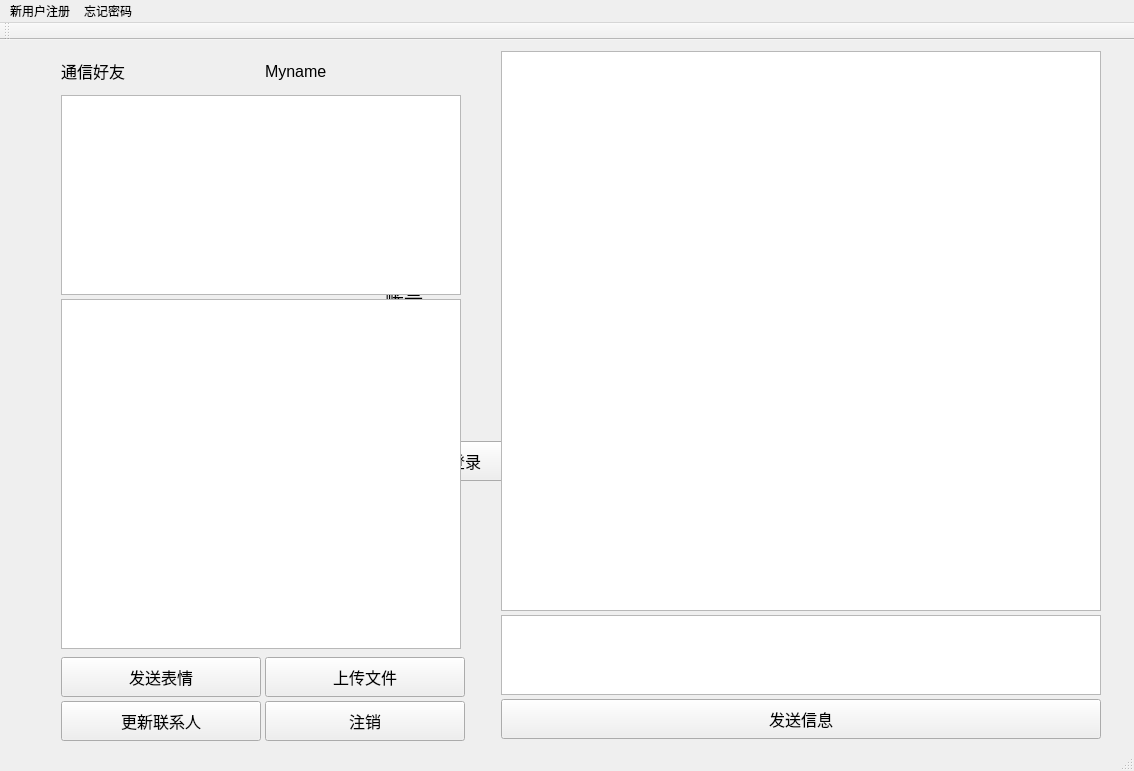
<?xml version="1.0" encoding="UTF-8"?>
<ui version="4.0">
 <class>MainWindow</class>
 <widget class="QMainWindow" name="MainWindow">
  <property name="geometry">
   <rect>
    <x>0</x>
    <y>0</y>
    <width>1134</width>
    <height>771</height>
   </rect>
  </property>
  <property name="windowTitle">
   <string>MainWindow</string>
  </property>
  <widget class="QWidget" name="centralWidget">
   <widget class="QPushButton" name="btn_send">
    <property name="geometry">
     <rect>
      <x>501</x>
      <y>659</y>
      <width>600</width>
      <height>40</height>
     </rect>
    </property>
    <property name="minimumSize">
     <size>
      <width>600</width>
      <height>40</height>
     </size>
    </property>
    <property name="maximumSize">
     <size>
      <width>240</width>
      <height>40</height>
     </size>
    </property>
    <property name="font">
     <font>
      <pointsize>12</pointsize>
     </font>
    </property>
    <property name="text">
     <string>发送信息</string>
    </property>
   </widget>
   <widget class="QPushButton" name="btn_file">
    <property name="geometry">
     <rect>
      <x>265</x>
      <y>617</y>
      <width>200</width>
      <height>40</height>
     </rect>
    </property>
    <property name="minimumSize">
     <size>
      <width>200</width>
      <height>40</height>
     </size>
    </property>
    <property name="maximumSize">
     <size>
      <width>200</width>
      <height>40</height>
     </size>
    </property>
    <property name="font">
     <font>
      <pointsize>12</pointsize>
     </font>
    </property>
    <property name="text">
     <string>上传文件</string>
    </property>
   </widget>
   <widget class="QPushButton" name="btn_off">
    <property name="geometry">
     <rect>
      <x>265</x>
      <y>661</y>
      <width>200</width>
      <height>40</height>
     </rect>
    </property>
    <property name="minimumSize">
     <size>
      <width>200</width>
      <height>40</height>
     </size>
    </property>
    <property name="maximumSize">
     <size>
      <width>100</width>
      <height>40</height>
     </size>
    </property>
    <property name="font">
     <font>
      <pointsize>12</pointsize>
     </font>
    </property>
    <property name="text">
     <string>注销</string>
    </property>
   </widget>
   <widget class="QLabel" name="label_friend">
    <property name="geometry">
     <rect>
      <x>61</x>
      <y>11</y>
      <width>200</width>
      <height>40</height>
     </rect>
    </property>
    <property name="minimumSize">
     <size>
      <width>200</width>
      <height>40</height>
     </size>
    </property>
    <property name="maximumSize">
     <size>
      <width>200</width>
      <height>40</height>
     </size>
    </property>
    <property name="font">
     <font>
      <pointsize>12</pointsize>
     </font>
    </property>
    <property name="text">
     <string>通信好友</string>
    </property>
   </widget>
   <widget class="QLabel" name="label_myname">
    <property name="geometry">
     <rect>
      <x>265</x>
      <y>11</y>
      <width>200</width>
      <height>40</height>
     </rect>
    </property>
    <property name="minimumSize">
     <size>
      <width>200</width>
      <height>40</height>
     </size>
    </property>
    <property name="maximumSize">
     <size>
      <width>200</width>
      <height>40</height>
     </size>
    </property>
    <property name="font">
     <font>
      <pointsize>12</pointsize>
     </font>
    </property>
    <property name="text">
     <string>Myname</string>
    </property>
   </widget>
   <widget class="QListWidget" name="list_friend">
    <property name="geometry">
     <rect>
      <x>61</x>
      <y>259</y>
      <width>400</width>
      <height>350</height>
     </rect>
    </property>
    <property name="minimumSize">
     <size>
      <width>400</width>
      <height>350</height>
     </size>
    </property>
    <property name="maximumSize">
     <size>
      <width>200</width>
      <height>160</height>
     </size>
    </property>
    <property name="font">
     <font>
      <pointsize>12</pointsize>
     </font>
    </property>
   </widget>
   <widget class="QPushButton" name="btn_getfriend">
    <property name="geometry">
     <rect>
      <x>61</x>
      <y>661</y>
      <width>200</width>
      <height>40</height>
     </rect>
    </property>
    <property name="minimumSize">
     <size>
      <width>200</width>
      <height>40</height>
     </size>
    </property>
    <property name="maximumSize">
     <size>
      <width>100</width>
      <height>40</height>
     </size>
    </property>
    <property name="font">
     <font>
      <pointsize>12</pointsize>
     </font>
    </property>
    <property name="text">
     <string>更新联系人</string>
    </property>
   </widget>
   <widget class="QTextEdit" name="file_show">
    <property name="geometry">
     <rect>
      <x>61</x>
      <y>55</y>
      <width>400</width>
      <height>200</height>
     </rect>
    </property>
    <property name="minimumSize">
     <size>
      <width>400</width>
      <height>200</height>
     </size>
    </property>
    <property name="maximumSize">
     <size>
      <width>100</width>
      <height>120</height>
     </size>
    </property>
    <property name="font">
     <font>
      <pointsize>12</pointsize>
     </font>
    </property>
   </widget>
   <widget class="QTextEdit" name="text_send">
    <property name="geometry">
     <rect>
      <x>501</x>
      <y>575</y>
      <width>600</width>
      <height>80</height>
     </rect>
    </property>
    <property name="minimumSize">
     <size>
      <width>600</width>
      <height>80</height>
     </size>
    </property>
    <property name="maximumSize">
     <size>
      <width>600</width>
      <height>80</height>
     </size>
    </property>
    <property name="font">
     <font>
      <pointsize>12</pointsize>
     </font>
    </property>
   </widget>
   <widget class="QPushButton" name="btn_img">
    <property name="geometry">
     <rect>
      <x>61</x>
      <y>617</y>
      <width>200</width>
      <height>40</height>
     </rect>
    </property>
    <property name="minimumSize">
     <size>
      <width>200</width>
      <height>40</height>
     </size>
    </property>
    <property name="maximumSize">
     <size>
      <width>200</width>
      <height>40</height>
     </size>
    </property>
    <property name="font">
     <font>
      <pointsize>12</pointsize>
     </font>
    </property>
    <property name="text">
     <string>发送表情</string>
    </property>
   </widget>
   <widget class="QListWidget" name="msg_list">
    <property name="geometry">
     <rect>
      <x>501</x>
      <y>11</y>
      <width>600</width>
      <height>560</height>
     </rect>
    </property>
    <property name="minimumSize">
     <size>
      <width>600</width>
      <height>560</height>
     </size>
    </property>
    <property name="font">
     <font>
      <pointsize>12</pointsize>
     </font>
    </property>
   </widget>
   <widget class="QWidget" name="layoutWidget">
    <property name="geometry">
     <rect>
      <x>340</x>
      <y>190</y>
      <width>531</width>
      <height>301</height>
     </rect>
    </property>
    <layout class="QGridLayout" name="gridLayout">
     <item row="2" column="1">
      <widget class="QPushButton" name="btn_close">
       <property name="minimumSize">
        <size>
         <width>160</width>
         <height>40</height>
        </size>
       </property>
       <property name="maximumSize">
        <size>
         <width>100</width>
         <height>40</height>
        </size>
       </property>
       <property name="font">
        <font>
         <pointsize>12</pointsize>
        </font>
       </property>
       <property name="text">
        <string>关闭</string>
       </property>
      </widget>
     </item>
     <item row="1" column="1">
      <widget class="QLineEdit" name="line_psw">
       <property name="minimumSize">
        <size>
         <width>200</width>
         <height>40</height>
        </size>
       </property>
       <property name="maximumSize">
        <size>
         <width>200</width>
         <height>40</height>
        </size>
       </property>
       <property name="font">
        <font>
         <pointsize>12</pointsize>
        </font>
       </property>
       <property name="text">
        <string/>
       </property>
      </widget>
     </item>
     <item row="2" column="0">
      <widget class="QPushButton" name="btn_login">
       <property name="minimumSize">
        <size>
         <width>160</width>
         <height>40</height>
        </size>
       </property>
       <property name="maximumSize">
        <size>
         <width>100</width>
         <height>40</height>
        </size>
       </property>
       <property name="font">
        <font>
         <pointsize>12</pointsize>
        </font>
       </property>
       <property name="text">
        <string>登录</string>
       </property>
      </widget>
     </item>
     <item row="0" column="1">
      <widget class="QLineEdit" name="line_account">
       <property name="minimumSize">
        <size>
         <width>200</width>
         <height>40</height>
        </size>
       </property>
       <property name="maximumSize">
        <size>
         <width>200</width>
         <height>40</height>
        </size>
       </property>
       <property name="font">
        <font>
         <pointsize>12</pointsize>
        </font>
       </property>
      </widget>
     </item>
     <item row="0" column="0">
      <widget class="QLabel" name="label_account">
       <property name="minimumSize">
        <size>
         <width>200</width>
         <height>40</height>
        </size>
       </property>
       <property name="maximumSize">
        <size>
         <width>200</width>
         <height>40</height>
        </size>
       </property>
       <property name="font">
        <font>
         <pointsize>14</pointsize>
        </font>
       </property>
       <property name="text">
        <string>账号</string>
       </property>
      </widget>
     </item>
     <item row="1" column="0">
      <widget class="QLabel" name="label_psw">
       <property name="minimumSize">
        <size>
         <width>200</width>
         <height>40</height>
        </size>
       </property>
       <property name="maximumSize">
        <size>
         <width>200</width>
         <height>40</height>
        </size>
       </property>
       <property name="font">
        <font>
         <pointsize>14</pointsize>
        </font>
       </property>
       <property name="text">
        <string>密码</string>
       </property>
      </widget>
     </item>
    </layout>
    <zorder>btn_close</zorder>
    <zorder>line_psw</zorder>
    <zorder>line_account</zorder>
    <zorder>label_psw</zorder>
    <zorder>label_account</zorder>
    <zorder>btn_login</zorder>
   </widget>
   <zorder>layoutWidget</zorder>
   <zorder>msg_list</zorder>
   <zorder>file_show</zorder>
   <zorder>list_friend</zorder>
   <zorder>btn_send</zorder>
   <zorder>btn_file</zorder>
   <zorder>btn_off</zorder>
   <zorder>label_friend</zorder>
   <zorder>label_myname</zorder>
   <zorder>btn_getfriend</zorder>
   <zorder>text_send</zorder>
   <zorder>btn_img</zorder>
  </widget>
  <widget class="QMenuBar" name="menuBar">
   <property name="geometry">
    <rect>
     <x>0</x>
     <y>0</y>
     <width>1134</width>
     <height>17</height>
    </rect>
   </property>
   <widget class="QMenu" name="menunew">
    <property name="title">
     <string>新用户注册</string>
    </property>
    <addaction name="actionregister"/>
   </widget>
   <widget class="QMenu" name="menu">
    <property name="title">
     <string>忘记密码</string>
    </property>
    <addaction name="actionfoget"/>
   </widget>
   <addaction name="menunew"/>
   <addaction name="menu"/>
  </widget>
  <widget class="QToolBar" name="mainToolBar">
   <attribute name="toolBarArea">
    <enum>TopToolBarArea</enum>
   </attribute>
   <attribute name="toolBarBreak">
    <bool>false</bool>
   </attribute>
  </widget>
  <widget class="QStatusBar" name="statusBar"/>
  <action name="actionregister">
   <property name="text">
    <string>Register</string>
   </property>
  </action>
  <action name="actionIP">
   <property name="text">
    <string>IP</string>
   </property>
  </action>
  <action name="actionfoget">
   <property name="text">
    <string>Foget</string>
   </property>
  </action>
 </widget>
 <layoutdefault spacing="6" margin="11"/>
 <resources/>
 <connections/>
</ui>
